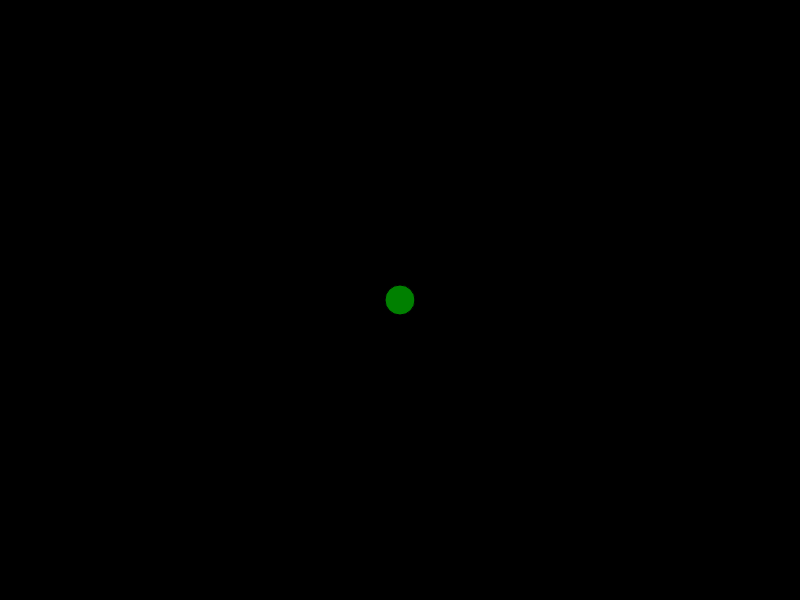
Frame 1 (no input)
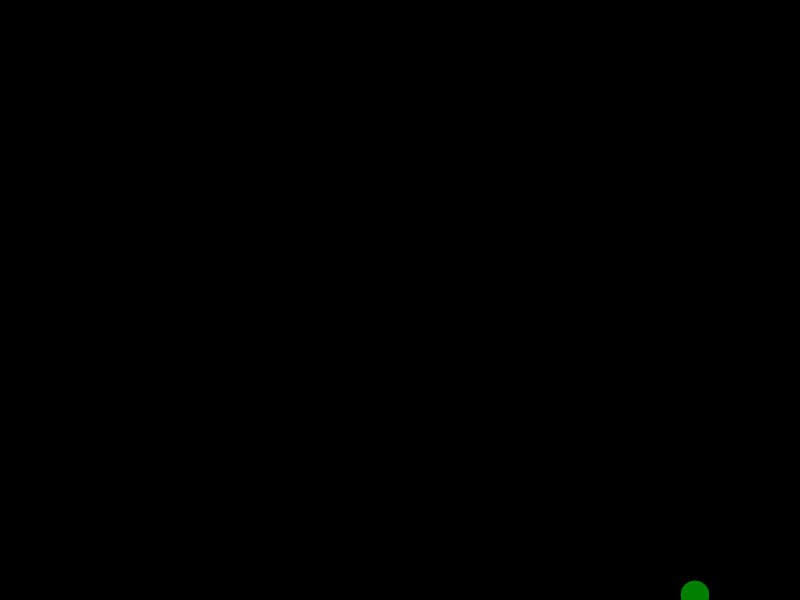
Frame 60 (no input)
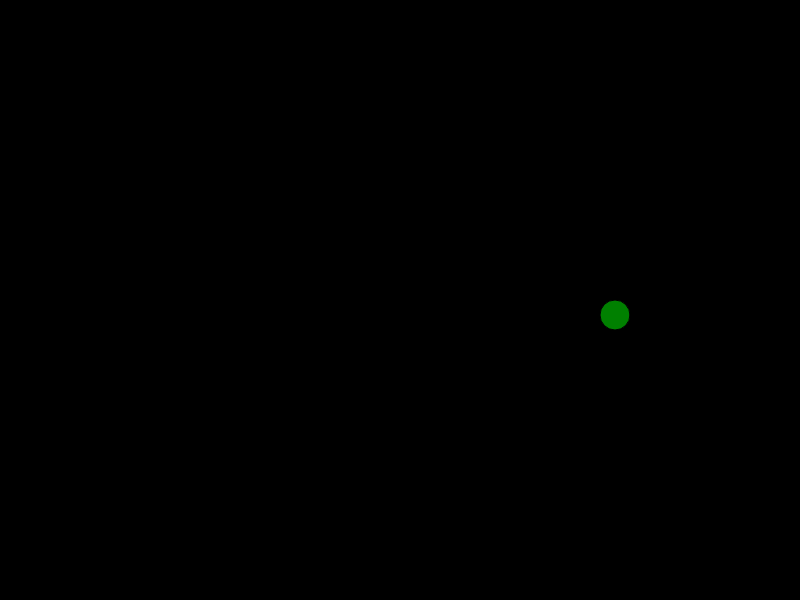
Frame 120 (the mouse pressed at the canvas centre since frame 60)

The p5.js sketch that drew these frames (run headless with seeded random() and noise() and a simulated clock; from frame 60 on, the mouse is pressed at the canvas centre):

// p5.js sketch
// ── sketch.js
let canvasSize = [800, 600];
let ball0;

function setup() {
    createCanvas(canvasSize[0], canvasSize[1]);

    ball0 = new Ball(width / 2, height / 2, 30, 'green', 5, 5);

}

function draw() {
    background(0);

    ball0.draw();
    ball0.move();
}

class Ball {
    constructor(x, y, radius, colour, speedx, speedy) {
        this.x = x;
        this.y = y;
        this.radius = radius;
        this.colour = colour;
        this.speedx = speedx;
        this.speedy = speedy;
    }

    draw() {
        fill(this.colour);
        ellipse(this.x, this.y, this.radius);
    }

    move() {
        if (this.x < 0 || this.x > canvasSize[0]) {
            this.speedx = this.speedx * -1;
        }

        if (this.y < 0 || this.y > canvasSize[1]) {
            this.speedy = this.speedy * -1;
        }

        this.x = this.x + this.speedx;
        this.y = this.y + this.speedy;
    }
}
